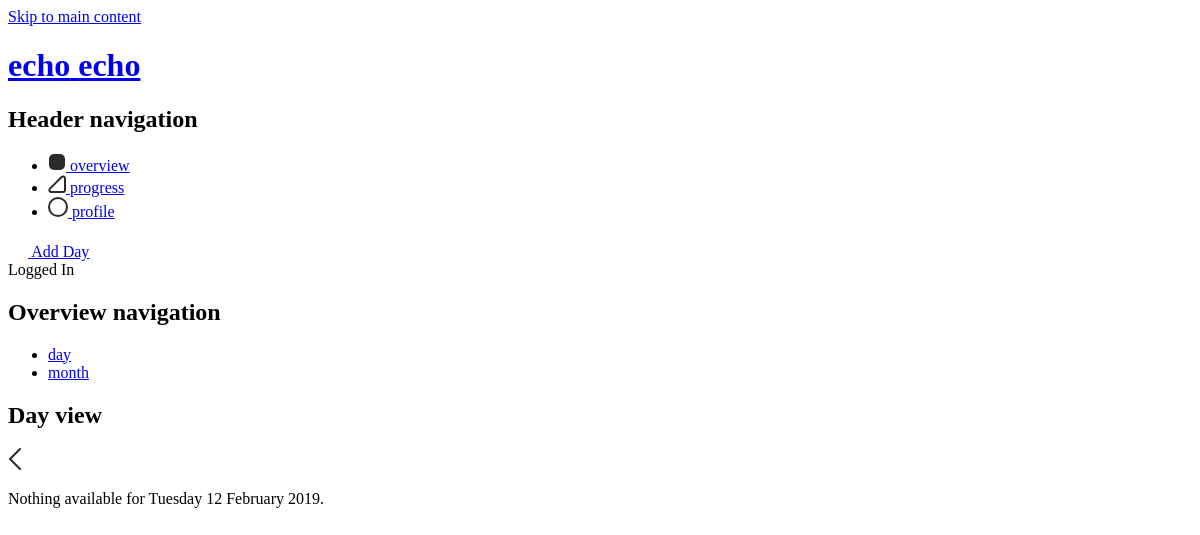
The page /index.php?page=overview&view=day&day=12-02-2019 (signed in) on the database as committed earlier.
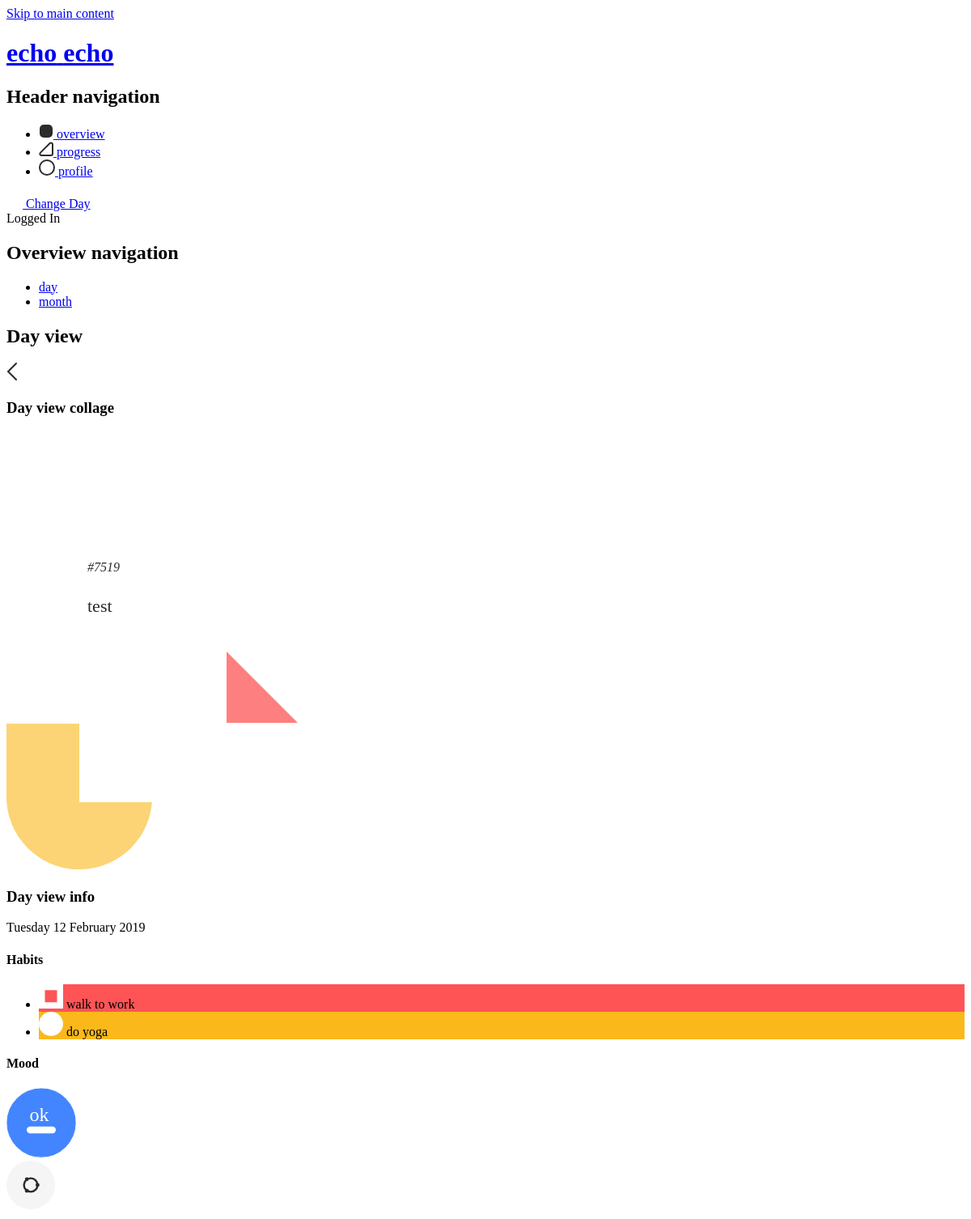
The same page on the database as committed later.
### tables this page shows
CREATE TABLE `daily_posts` (
  `post_id` int(11) NOT NULL,
  `user_id` int(11) NOT NULL,
  `date` date NOT NULL,
  `short_memory` varchar(255) NOT NULL,
  `feelings` int(11) NOT NULL DEFAULT '0'
);

CREATE TABLE `fulfilled_habits` (
  `fulfilled_habit_id` int(11) NOT NULL,
  `user_id` int(11) NOT NULL,
  `habit_id` int(11) NOT NULL,
  `post_id` int(11) NOT NULL
);

CREATE TABLE `habits` (
  `habit_id` int(11) NOT NULL,
  `user_id` int(11) NOT NULL,
  `habit_name` varchar(255) NOT NULL,
  `habit_icon` int(11) NOT NULL,
  `habit_colour` varchar(255) NOT NULL,
  `habit_colour_name` varchar(255) NOT NULL,
  `active` tinyint(1) NOT NULL DEFAULT '1'
);

### src/controller/Controller.php (called while the page is built, shortened)
<?php
class Controller {
  public $route;
  protected $viewVars = array();
  public function filter() {
    call_user_func(array($this, $this->route['action']));
  }
  public function render() {
    $this->createViewVarWithContent();
    $this->renderInLayout();
  }
  public function set($variableName, $value) {
    $this->viewVars[$variableName] = $value;
  }
  private function createViewVarWithContent() {
    require __DIR__ . '/../view/' . strtolower($this->route['controller']) . '/' . $this->route['action'] . '.php';
    $content = ob_get_clean();
  }
  private function renderInLayout() {
    extract($this->viewVars, EXTR_OVERWRITE);
    include __DIR__ . '/../view/layout.php';
  }
}

### src/index.php (called while the page is built, shortened)
<?php
$routes = array(
  'home' => array(
    'controller' => 'Pages',
    'action' => 'index'
  ),
  'overview' => array(
    'controller' => 'Posts',
    'action' => 'overview'
  ),
  'add' => array(
    'controller' => 'Posts',
    'action' => 'add'
  ),
  'progress' => array(
    'controller' => 'Progress',
    'action' => 'progress'
  ),
  'profile' => array(
    'controller' => 'Users',
    'action' => 'profile'
  ),
  'login' => array(
    'controller' => 'Users',
    'action' => 'login'
  ),
  'logout' => array(
    'controller' => 'Users',
    'action' => 'logout'
  ),
  'register' => array(
    'controller' => 'Users',
    'action' => 'register'
  )
);
$route = $routes[$_GET['page']];
$controllerObj = new $controllerName();
$controllerObj->route = $route;
$controllerObj->filter();
$controllerObj->render();

### src/controller/PostsController.php (called while the page is built, shortened)
<?php
require_once __DIR__ . '/Controller.php';
require_once __DIR__ . '/../dao/PostDAO.php';
require_once __DIR__ . '/../dao/HabitDAO.php';
class PostsController extends Controller {
    private $postDAO;
    public $habitDAO;
    function __construct() {
        $this->postDAO = new PostDAO();
        $this->habitDAO = new HabitDAO();
    }
    public function overview() {
      if(empty($_SESSION['user'])) {
        $_SESSION['error'] = 'You have to be signed in.';
        header('Location: index.php');
        exit();
      } else {
        $alreadyPostedToday = $this->postDAO->checkDate(array(
          'user_id' => $_SESSION['user']['user_id'],
          'current_date' => date("Y-m-d")
        ));
        if (!empty($_GET['view'])) {
          switch ($_GET['view']) {
            case 'day':
              if(!empty($_GET['day'])) {
                $date_errors = DateTime::getLastErrors();
                if ($date_errors['warning_count'] + $date_errors['error_count'] > 0) {
                  $_SESSION['error'] = 'Not a valid day.';
                  header('Location: index.php?page=overview&view=day&day=' . date("d-m-Y"));
                  exit();
                } else {
                  $enteredDate = new DateTime($_GET['day']);
                  $previousDay = new DateTime($_GET['day']);
                  $postOfEnteredDay = $this->postDAO->getPostOfDay(array(
                    'user_id' => $_SESSION['user']['user_id'],
                    'date' => $enteredDate->format('Y-m-d'),
                  ));
                  $fulfilledHabitsOfEnteredDay = $this->habitDAO->getAllFulfilledHabitsOfDay(array(
                    'user_id' => $_SESSION['user']['user_id'],
                    'date' => $enteredDate->format('Y-m-d'),
                  ));
                  $birthDate = new DateTime($_SESSION['user']['birthdate']);
                  $livedDaysAmount = $enteredDate->diff($birthDate)->format("%a");
                }
              } else {
                $_SESSION['error'] = 'You have to choose a date.';
                header('Location: index.php?page=overview&view=day&day=' . date("d-m-Y"));
                exit();
              }
              break;
          }
        } else {
          header('Location: index.php?page=overview&view=day&day=' . date("d-m-Y"));
          exit();
        }
      }
    }
}

### src/dao/PostDAO.php (called while the page is built, shortened)
<?php
class PostDAO extends DAO {
  public function checkDate($data) {
    $sql = "SELECT * FROM `daily_posts` WHERE `user_id` = :user_id AND `date` = :current_date";
    $stmt = $this->pdo->prepare($sql);
    $stmt->bindValue(':user_id', $data['user_id']);
    $stmt->bindValue(':current_date', $data['current_date']);
    $stmt->execute();
    return $stmt->fetch(PDO::FETCH_ASSOC);
  }
  public function getPostOfDay($data) {
    $sql = "SELECT * FROM `daily_posts` WHERE `user_id` = :user_id AND `date` = :date";
    $stmt = $this->pdo->prepare($sql);
    $stmt->bindValue(':user_id', $data['user_id']);
    $stmt->bindValue(':date', $data['date']);
    $stmt->execute();
    return $stmt->fetch(PDO::FETCH_ASSOC);
  }
}

### src/dao/HabitDAO.php (called while the page is built, shortened)
<?php
class HabitDAO extends DAO {
  public function getAllFulfilledHabitsOfDay($data) {
    $sql = "SELECT * FROM `fulfilled_habits` INNER JOIN `daily_posts` ON fulfilled_habits.post_id = daily_posts.post_id AND daily_posts.date = :date INNER JOIN `habits` ON fulfilled_habits.habit_id = habits.habit_id INNER JOIN `data_habit_icon` ON habits.habit_icon = data_habit_icon.data_habit_icon_id WHERE fulfilled_habits.user_id = :user_id";
    $stmt = $this->pdo->prepare($sql);
    $stmt->bindValue(':user_id', $data['user_id']);
    $stmt->bindValue(':date', $data['date']);
    $stmt->execute();
    return $stmt->fetchAll(PDO::FETCH_ASSOC);
  }
}

### src/view/posts/overview.php (the view, shortened to what the changed rows need)
<nav class="main-nav">
  <h2 class="main-nav-title hide">Overview navigation</h2>
</nav>
<?php if($view == 'day') : ?>
  <section class="main-overview-day" id="main">
    <h2 class="main-overview-day-title hide">Day view</h2>
    <?php if(isset($previousDay)):?>
      <a href="index.php?page=overview&view=day&day=<?php echo $previousDay; ?>" class="main-overview-day-previous">
      </a>
    <?php endif; ?>
    <?php if(!empty($postOfEnteredDay)): ?>
      <section class="main-overview-day-collage">
        <h3 class="day-collage-title hide">Day view collage</h3>
        <svg width="360px" height="540px" viewBox="0 0 360 540">
          <title>Collage</title>
          <desc>Collage of the day.</desc>
          <?php if(!empty($fulfilledHabitsOfEnteredDay)): ?>
            <g style="opacity: <?php switch ($postOfEnteredDay['feelings']) {
              case -1:
                echo '.5';
                break;
              case 0:
                echo '.75';
                break;
              case 1:
                echo '1';
                break;
              default:
                echo '1';
                break;
            }  ?>">
              <?php foreach($fulfilledHabitsOfEnteredDay as $habit):
                switch ($habit['habit_colour_name']) {
                  case 'blue':
                    echo '<g class="blue"><circle fill="#4285ff" cx="90" cy="269" r="90"></circle></g>';
                    break;
                  case 'orange':
                    echo '<g class="orange"><path fill="#fbc649"  d="M90.72,360 L180,360 L180,540 L90.72,540 C90.4802221,539.999059 90.240221,540 90,540 C40.2943725,540 -1.8189894e-12,499.705627 -1.8189894e-12,450 C-1.8189894e-12,400.294373 40.2943725,360 90,360 C90.240221,360 90.4802221,360.000941 90.72,360.00282 Z" transform="translate(90.000000, 450.000000) rotate(-90.000000) translate(-90.000000, -450.000000) "></path></g>';
                    break;
                  case 'purple':
                    echo '<g class="purple"><rect fill="#9278fd" x="180" y="0" width="180" height="180"></rect></g>';
                    break;
                  case 'green':
                    echo '<g class="green"><rect fill="#00d28b" x="-1.56319402e-13" y="9.9475983e-14" width="180" height="180"></rect><rect fill="#ffffff" x="-1.56319402e-13" y="9.9475983e-14" width="90" height="90"></rect><rect fill="#ffffff" x="90" y="90" width="90" height="90"></rect></g>';
                    break;
                  case 'red':
                    echo '<g class="red"><polygon fill="#fe5455" points="180 179 360 359 180 359"></polygon></g>';
                    break;
                  default:
                    break;
                } ?>
              <?php endforeach; ?>
            </g>
          <?php endif; ?>
        <g class="textbox">
          <rect fill="#ffffff" x="90" y="90" width="182" height="367"></rect>
          <text font-family="Circular Std" font-size="16" font-style="italic" font-weight="300" fill="#2b2b2b">
            <tspan x="100" y="172">#<?php echo $livedDaysAmount; ?></tspan>
          </text>
          <text font-family="Circular Std" font-size="22" font-weight="400" line-spacing="24" fill="#2b2b2b">
            <?php $count = 200; $splittedMemory = explode( "\n", wordwrap( $postOfEnteredDay['short_memory'], 15));
            foreach ($splittedMemory as $key => $splittedMemory):
              $count+= 22;
              echo '<tspan x="100" y=' . $count  . '>' . $splittedMemory . '</tspan>';
            endforeach;
            ?>
          </text>
        </g>
      </svg>
      </section>
      <section class="main-overview-day-info">
        <h3 class="day-info-title hide">Day view info</h3>
        <p class="day-info-date">
          <span class="day-info-date-span"><?php echo $currentDay; ?></span>
          <time datetime="<?php echo $currentDateHTML ?>" class="main-overview-day-date"><?php echo $currentDate ?></time>
        </p>
        <article class="day-info-habits">
          <h4 class="day-info-habits-title">Habits</h4>
          <?php if(!empty($fulfilledHabitsOfEnteredDay)): ?>
            <ul class="day-info-habits-list">
              <?php foreach($fulfilledHabitsOfEnteredDay as $habit): ?>
              <li class="day-info-habits-list-item" style="background-color: <?php echo $habit['habit_colour'] ?>">
                <span class="day-info-habits-list-item-icon">
                  <svg width="30px" height="30px" viewbox="0 0 180 180">
                    <g fill="#ffffff" stroke="none" stroke-width="1" fill-rule="evenodd">
                      <?php echo $habit['habit_icon'] ?>
                    </g>
                  </svg>
                </span>
                <span><?php echo $habit['habit_name'] ?></span>
              </li>
              <?php endforeach; ?>
            </ul>
          <?php endif; ?>
        </article>
        <article class="day-info-mood">
          <h4 class="day-info-mood-title">Mood</h4>
          <?php switch ($postOfEnteredDay['feelings']) {
            case 0:
              echo '
              <svg width="86px" height="86px" viewBox="0 0 86 86">
                <title>Okay mood</title>
                <desc>Icon for okay mood.</desc>
                <g stroke="none" stroke-width="1" fill="none" fill-rule="evenodd">
                  <g transform="translate(-1191.000000, -236.000000)">
                    <g transform="translate(1192.000000, 237.000000)">
                      <circle stroke="#4285FF" stroke-width="1.20059945" fill="#4285FF" cx="42.0209807" cy="42.0209807" r="42.0209807"></circle>
                      <rect fill="#FFFFFF" x="24.011989" y="46.8233785" width="36.0179834" height="8.40419614" rx="4.20209807"></rect>
                      <text font-family="CircularStd-Medium, Circular Std" font-size="24.011989" font-weight="400" fill="#FFFFFF">
                        <tspan x="27.6137873" y="39.6077928">ok</tspan>
                      </text>
                    </g>
                  </g>
                </g>
              </svg>';
              break;
          } ?>
        </article>
        <a href="#" class="day-info-share">
        </a>
      </section>
    <?php else: ?>
      <p class="main-overview-day-error error">Nothing available for <?php echo $currentDay . ' ' . $currentDate ?>.</p>
    <?php endif; ?>
  </section>
<?php endif; ?>

### src/view/layout.php (shortened to what the changed rows need)
<!DOCTYPE html>
<html lang="en">
  <head>
  </head>
  <body>
    <header class="header">
      <h1 class="header-title">
        <a href="index.php" class="header-title-link" >
          <span>echo</span>
          <span>echo</span>
        </a>
      </h1>
      <?php if (empty($_SESSION['user']) ): ?>
      <nav class="header-nav nav-no-login">
        <h2 class="header-nav-title hide">Header navigation</h2>
        <ul class="header-nav-ul">
          <li class="header-nav-item <?php if($currentPage === 'login') { echo 'header-nav-item-active';} ?>">
            <a href="index.php?page=login">Login</a>
          </li>
          <li class="header-nav-item <?php if($currentPage === 'register') { echo 'header-nav-item-active';} ?>">
            <a href="index.php?page=register" class="register-button">Hop on board</a>
          </li>
        </ul>
      </nav>
      <?php else: ?>
      <nav class="header-nav">
        <h2 class="header-nav-title hide">Header navigation</h2>
        <?php if(empty($alreadyPostedToday)): ?>
          <a href="index.php?page=add" class="main-green-button">
            <span>Add Day</span>
          </a>
        <?php else: ?>
          <a href="index.php?page=add" class="main-green-button">
            <span>Change Day</span>
          </a>
        <?php endif; ?>
      </nav>
      <?php endif; ?>
    </header>
    <main class="main main-<?php echo $currentPage ?>">
    <?php echo $content; ?>
    </main>
  </body>
</html>

Rows that differ between the two databases and show on the page:
added daily_posts: short_memory "test"
added fulfilled_habits: habit.habit_name "walk to work"
added fulfilled_habits: habit.habit_name "do yoga"
Other text that changed with them:
$livedDaysAmount: (not shown) → "7519"
$currentDay: (not shown) → "Tuesday"
$currentDate: (not shown) → "12 February 2019"
$currentDay: "Tuesday" → (not shown)
$currentDate: "12 February 2019" → (not shown)
text no longer shown: "Add Day Nothing available for ."
text now shown: "Change Day Day view collage # Day view info Habits Mood ok"
